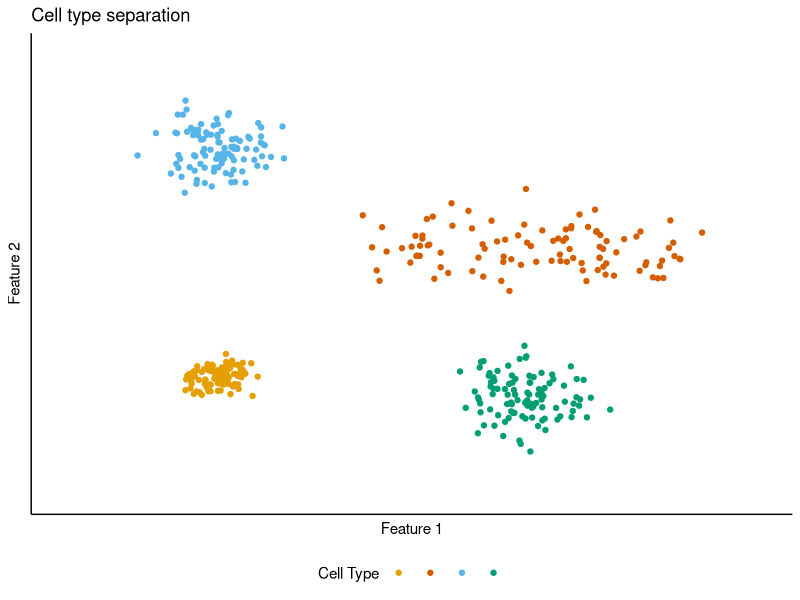
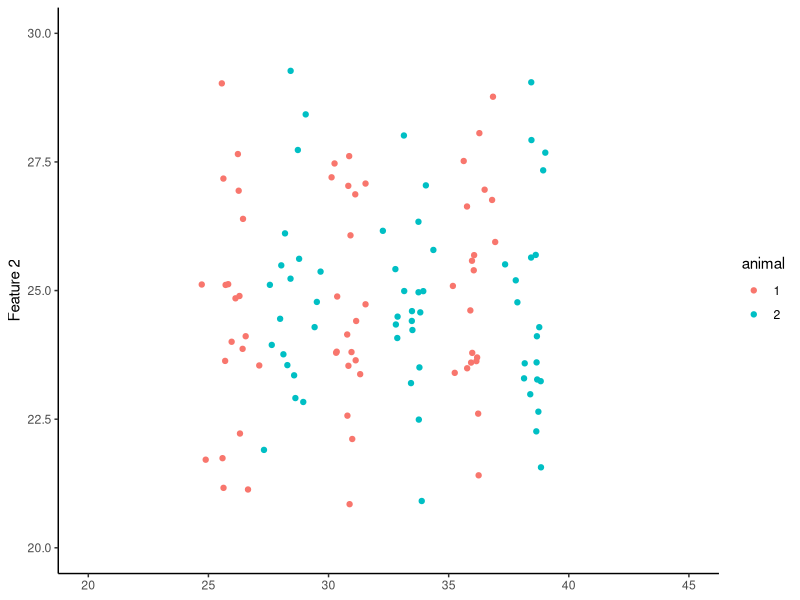
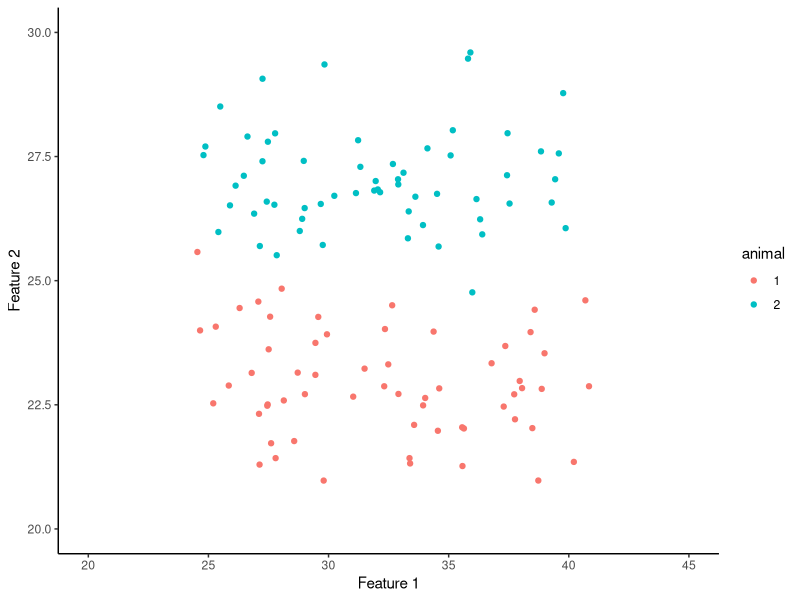
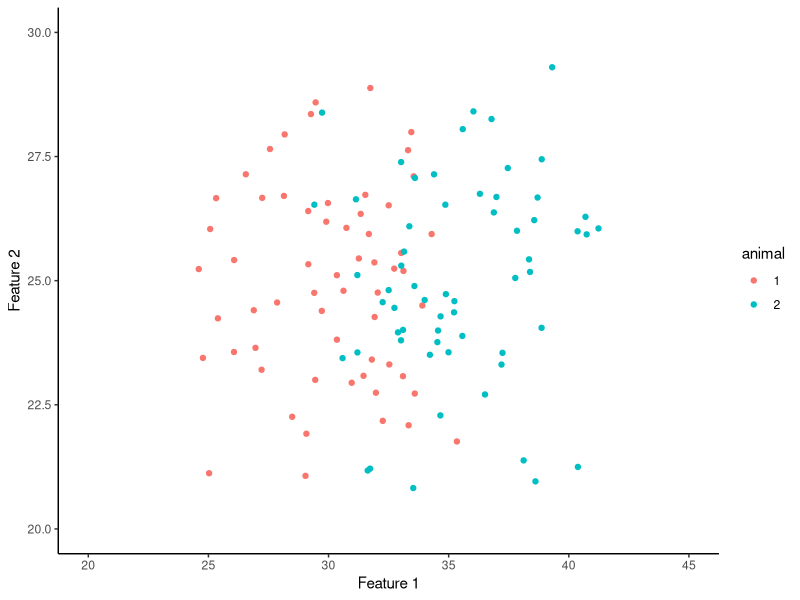
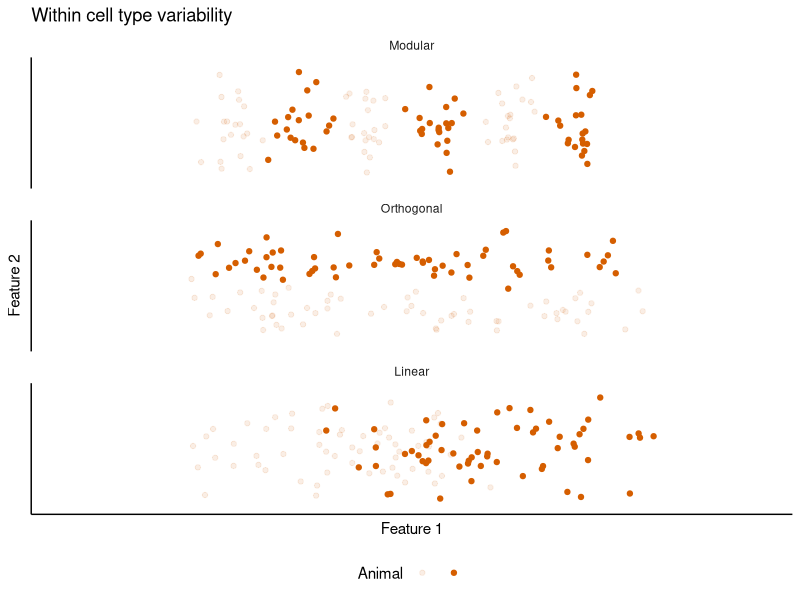
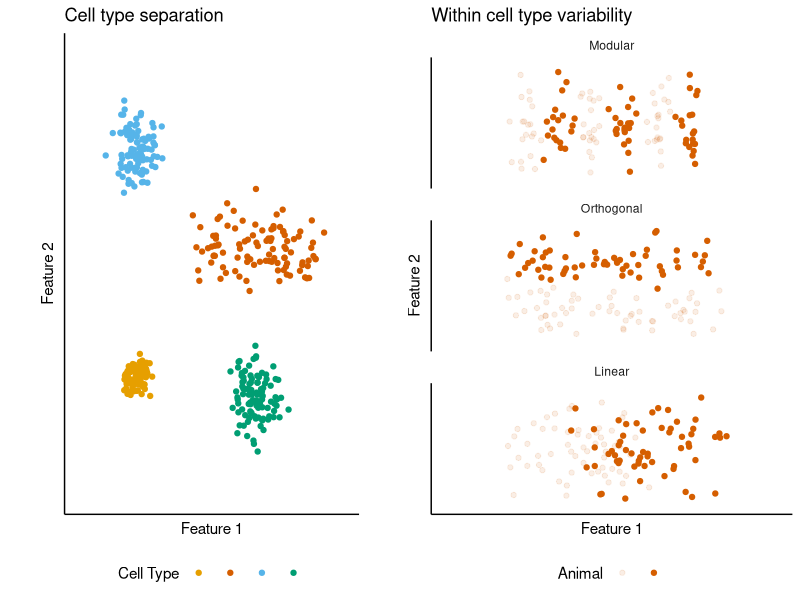
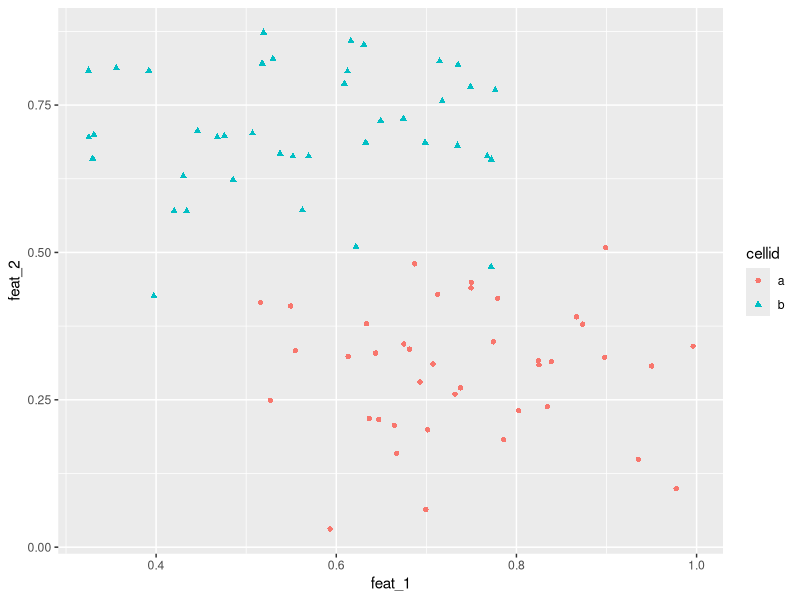
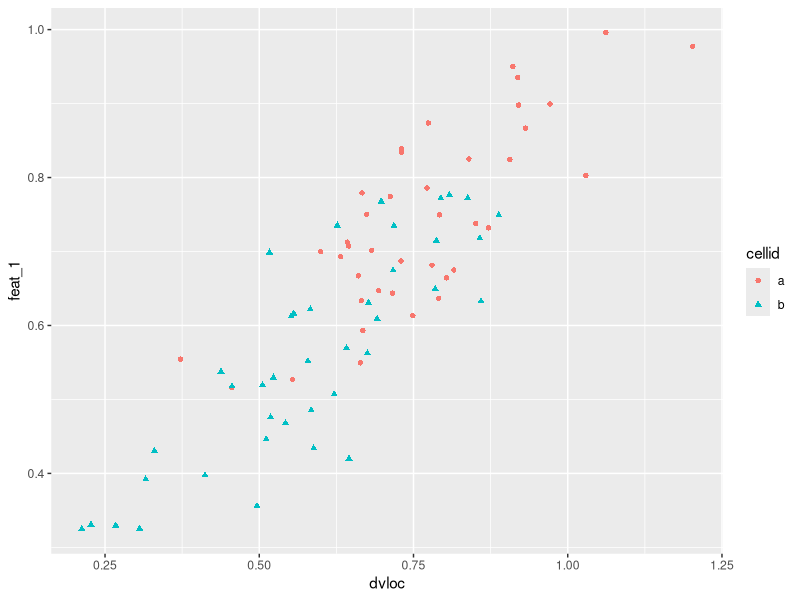

Here is the R script that generated these plots, in order:
## ---- chunk 1
knitr::opts_chunk$set(echo = TRUE)

# Ensure access to libraries
library(tidyverse)
library(gridExtra)
## ---- chunk 2
numcells <- 100
Cell_A <- tibble(x = rnorm(numcells, 10, 1),
                       y = rnorm(numcells, 12, 1),
                       cell = "A")
Cell_B <- tibble(x = runif(numcells, min = 20, max = 40) + rnorm(numcells,0,1),
                       y = rnorm(numcells, 25, 2),
                       cell = "B")
Cell_C <- tibble(x = rnorm(numcells, 10, 2),
                       y = rnorm(numcells, 35, 2),
                       cell = "C")
Cell_D <- tibble(x = rnorm(numcells, 30, 2),
                       y = rnorm(numcells, 10, 2),
                       cell = "D")
 
CellFeatures <- bind_rows(Cell_A, Cell_B, Cell_C, Cell_D)
## ---- chunk 3
cbPalette <- c("#E69F00", "#D55E00", "#56B4E9", "#009E73")

CF_plot <- ggplot(CellFeatures, aes(x, y, colour = cell)) +
  geom_point() +
  xlim(0,45) +
  ylim(0,45) +
  labs(x = "Feature 1", y = "Feature 2", colour = "Cell Type", title = "Cell type separation") +
  scale_colour_manual(values=cbPalette) +
  theme_classic() +
  theme(legend.position = "bottom",
        axis.ticks = element_blank(),
        axis.text = element_blank(),
        legend.text = element_blank())

CF_plot
## ---- chunk 4
numcells <- 20
MF_A <- tibble(x = c(rnorm(numcells, 26, 0.5), rnorm(numcells, 31, 0.5), rnorm(numcells, 36, 0.5)),
                   y = rnorm(numcells*3, 25, 2),
                   animal = "1")
MF_B <- tibble(x = c(rnorm(numcells, 28.5, 0.5), rnorm(numcells, 33.5, 0.5), rnorm(numcells, 38.5, 0.5)),
                    y = rnorm(numcells*3, 25, 2),
                    animal = "2")
                   
ModularFeatures <- rbind(MF_A, MF_B)

MF_plot <- ggplot(ModularFeatures, aes(x, y, colour = animal)) +
  geom_point() +
  xlim(20,45) +
  ylim(20,30) +
  xlab("Feature 1") +
  ylab("Feature 2") +
  theme_classic() +
  theme(axis.title.x=element_blank())

MF_plot
## ---- chunk 5
numcells <- 60

OOF_A <- tibble(x = runif(numcells, min = 25, max = 40) + rnorm(numcells,0,1),
                y = rnorm(numcells, 23, 1),
                animal = "1")
OOF_B <- tibble(x = runif(numcells, min = 25, max = 40) + rnorm(numcells,0,1),
                y = rnorm(numcells, 27, 1),
                animal = "2")
     
OrthogOffsetFeatures <- rbind(OOF_A, OOF_B)

OOF_plot <- ggplot(OrthogOffsetFeatures, aes(x, y, colour = animal)) +
  geom_point() +
  xlim(20,45) +
  ylim(20,30) +
  xlab("Feature 1") +
  ylab("Feature 2") +
  theme_classic()

OOF_plot
## ---- chunk 6
numcells <- 60

LOF_A <- tibble(x = runif(numcells, min = 25, max = 35) + rnorm(numcells,0,1),
                y = rnorm(numcells, 25, 2),
                animal = "1")
LOF_B <- tibble(x = runif(numcells, min = 30, max = 40) + rnorm(numcells,0,1),
                y = rnorm(numcells, 25, 2),
                animal = "2")
LinearOffsetFeatures <- rbind(LOF_A, LOF_B)

LOF_plot <- ggplot(LinearOffsetFeatures, aes(x, y, colour = animal)) +
  geom_point() +
  xlim(20,45) +
  ylim(20,30) +
  xlab("Feature 1") +
  ylab("Feature 2") +
  theme_classic()

LOF_plot
## ---- chunk 7
ModularFeatures$scheme <- "modular"
OrthogOffsetFeatures$scheme <- "orthog"
LinearOffsetFeatures$scheme <- "linear"
IntraAnimal <- bind_rows(ModularFeatures, OrthogOffsetFeatures, LinearOffsetFeatures)
IntraAnimal$scheme <- as.factor(IntraAnimal$scheme)
IntraAnimal$scheme = factor(IntraAnimal$scheme, c("modular", "orthog","linear"))
labels_schemes <- c(modular = "Modular", orthog = "Orthogonal", linear = "Linear")

IntraAnimalPlot <- ggplot(IntraAnimal, aes(x, y, alpha = animal)) +
  geom_point(colour = cbPalette[2]) +
  xlim(20,45) +
  ylim(20,30) +
  labs(x = "Feature 1", y = "Feature 2", alpha = "Animal", title = "Within cell type variability") +
  facet_wrap(~scheme, nrow = 3, labeller = labeller(scheme = labels_schemes)) +
  theme_classic() +
  theme(strip.background = element_blank(),
        axis.ticks = element_blank(),
        axis.text = element_blank()) +
  scale_alpha_discrete(range=c(0.1,1)) +
  theme(legend.position = "bottom",
        legend.text = element_blank())

IntraAnimalPlot
  
## ---- chunk 8
ConceptFigure <- grid.arrange(CF_plot, IntraAnimalPlot,
             ncol = 4,
             widths = c(0.1, 1, 0.1, 1.2),
             layout_matrix = rbind(c(NA, 1, NA, 2)))

ConceptFigure
## ---- chunk 9
ggsave("Concept_figure.png", plot = ConceptFigure, width = 160, height = 100, units = "mm")
## ---- chunk 10
results_sim <- tibble(feat_1 = c(runif(40, 0.5, 1), runif(40, 0.3, 0.8)),
                      feat_2 = c(rnorm(40, 0.3, 0.1), rnorm(40, 0.7, 0.1)),
                      cellid = c(rep("a", 40), rep("b", 40)))
results_sim$dvloc <- results_sim$feat_1 + rnorm(40, 0, 0.1)
## ---- chunk 11
ggplot(results_sim, aes(feat_1, feat_2, shape = cellid, colour = cellid)) +
  geom_point()

ggplot(results_sim, aes(dvloc, feat_1, shape = cellid, colour = cellid)) +
  geom_point()

ggplot(results_sim, aes(dvloc, feat_2, shape = cellid, colour = cellid)) +
  geom_point()
